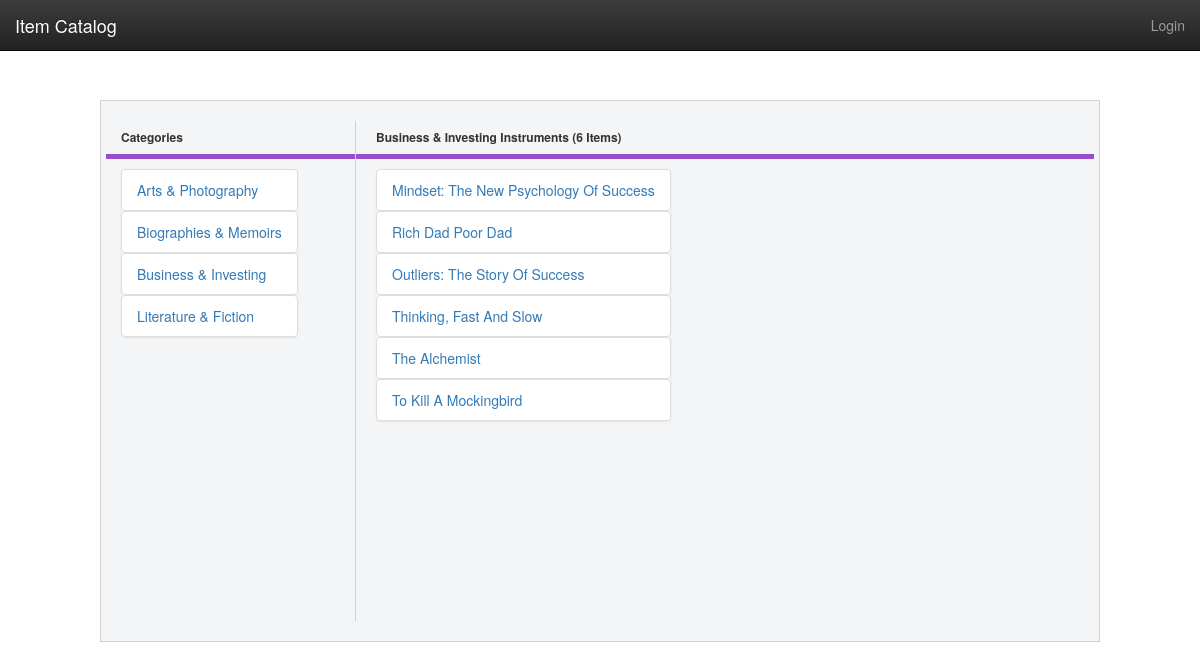
Page /catalog/3/items on the committed database.
### database_setup.py (models this page shows, shortened)
class Category(Base):
    __tablename__ = 'category'
    id = Column(Integer, primary_key=True)
    name = Column(String(80), nullable=False)
    user_id = Column(Integer, ForeignKey('user.id'))
    user = relationship(User)

class CategoryItem(Base):
    __tablename__ = 'category_item'
    name = Column(String(80), nullable=False)
    description = Column(String(250))
    id = Column(Integer, primary_key=True)
    category_id = Column(Integer, ForeignKey('category.id'))
    category = relationship(Category)
    user_id = Column(Integer, ForeignKey('user.id'))
    user = relationship(User)

### application.py (the view)
@app.route('/catalog/<int:catalog_id>')
@app.route('/catalog/<int:catalog_id>/items')
def showCategory(catalog_id):
    categories = session.query(Category).all()
    category = session.query(Category).filter_by(id=catalog_id).first()
    categoryName = category.name
    categoryItems = session.query(
        CategoryItem
        ).filter_by(category_id=catalog_id).all()
    categoryItemsCount = session.query(
        CategoryItem
        ).filter_by(category_id=catalog_id).count()
    return render_template(
        'category.html',
        categories=categories,
        categoryItems=categoryItems,
        categoryName=categoryName,
        categoryItemsCount=categoryItemsCount
        )

### templates/category.html (shortened to what this page needs)
{% extends "index.html" %}
{% block content %}
	<div class="row">
		<div class="col-sm-3 col-md-2 sidebar categories" style="min-width: 250px; min-height: 500px;"">
			<div class="categories__list">
				<h6 class="list__header">
					<span class="header__title">Categories</span>
					<span class="header__bar"></span>
				</h6>
				<ul class="list-group" style="display: inline-block;">
					{% for category in categories %}
						<a href="{{url_for('showCategory', catalog_id = category.id )}}">
							<li class="items__item list-group-item">
								<span class="item__name">{{category.name}}</span>
							</li>
						</a>
					{% endfor %}
				</ul>
			</div>
		</div>
		<div class="column column-25">
			<div class="category-items__list">
				<h6 class="list__header">
					<span class="header__title">{{categoryName}} Instruments ({{categoryItemsCount}} Items)</span>
					<span class="header__bar"></span>
				</h6>
				<ul class="list__items list-group" style="display:inline-block;">
					{% for categoryItem in categoryItems %}
						<a href="{{url_for('showCategoryItem', catalog_id = categoryItem.category_id ,item_id = categoryItem.id )}}">
							<li class="items__item list-group-item">
								<span class="item__name">{{categoryItem.name}}</span>
							</li>
						</a>
					{% endfor %}
				</ul>
			</div>
		</div>
	</div>
{% endblock %}

### static/style.css (style rules this page uses)
ul { list-style-type: none; }
@media (min-width: 40.0rem) { .categories { border-right: .1rem solid #d1d1d1; margin-right: 2rem; } }
.list__header .header__title { font-weight: 700; margin-bottom: 1rem; display: block; text-transform: capitalize; }
.list__header .header__bar { border-bottom: .5rem solid #9b4dca; height: .1rem; display: block; }
.items__item .item__name { text-transform: capitalize; }

### rows in the picture
Category: name "Arts & Photography"
Category: name "Biographies & Memoirs"
Category: name "Business & Investing"
Category: name "Literature & Fiction"
CategoryItem: name "Mindset: The New Psychology Of Success"
CategoryItem: name "Rich Dad Poor Dad"
CategoryItem: name "Outliers: The Story Of Success"
CategoryItem: name "Thinking, Fast And Slow"
CategoryItem: name "The Alchemist"
CategoryItem: name "To Kill A Mockingbird"

### other values in the picture
{{ categoryItemsCount }} "6"
